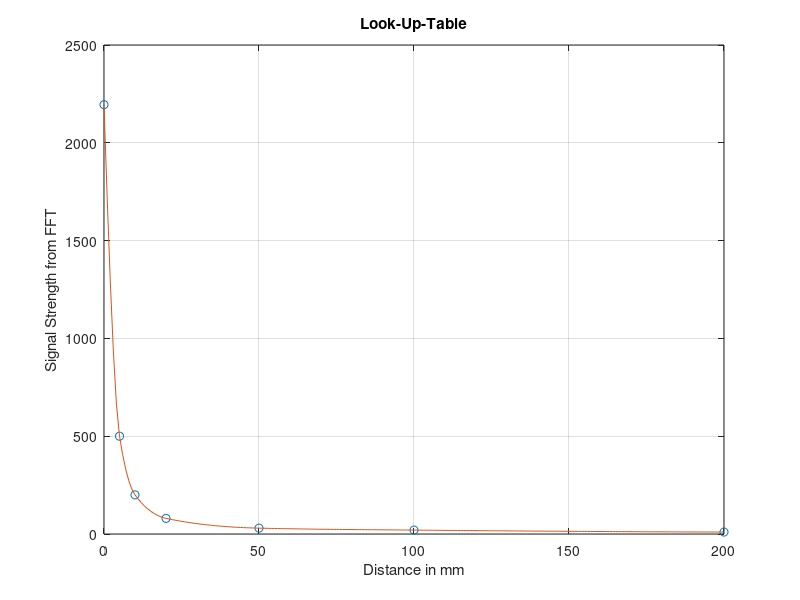

Source code (MATLAB):
%% Calculate a Look-Up-Table from sample points
% and store it in a csv file for later use in a C array
%
% In the C file the values can be imported into an array as follows:
% const int32_t LUT[] = {
%     #include "lut.csv"
% };  // The array is initialized with the values stored in the csv file.
% 
% (c) hhrt@zhaw.ch 24.07.2020
clc; clear; close all;

%% Enter the sample points
x = [   0   5  10 20 50 100 200];
y = [2195 500 200 80 30  20  10];

%% Calculate the values of the Look-Up-Table
xi = 0:1:200;
yi = interp1(x,y,xi,'pchip');
% Plot samples and LUT for visual verification
plot(x,y,'o', xi,yi); grid;
xlabel('Distance in mm');
ylabel('Signal Strength from FFT');
title('Look-Up-Table');

%% Round to integer if desired
lut = round(yi);

%% Write to a file
csvwrite('lut.csv', lut);
